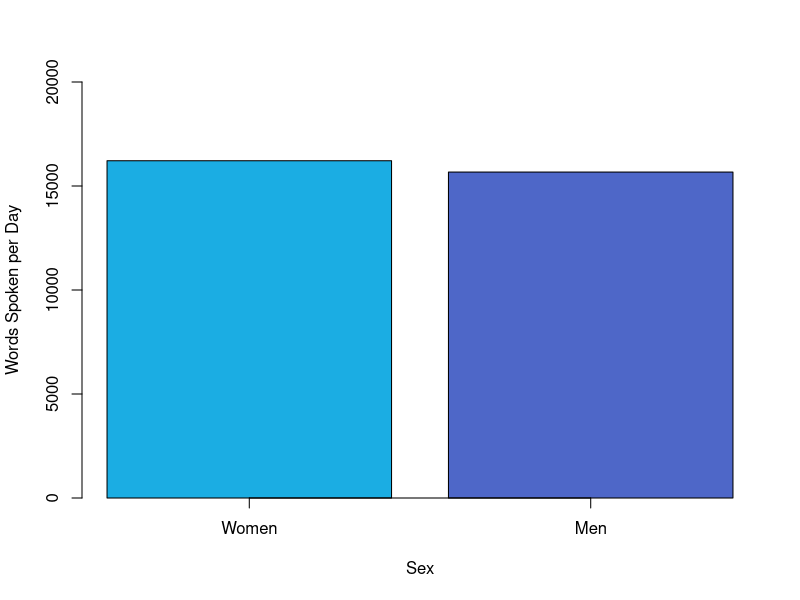
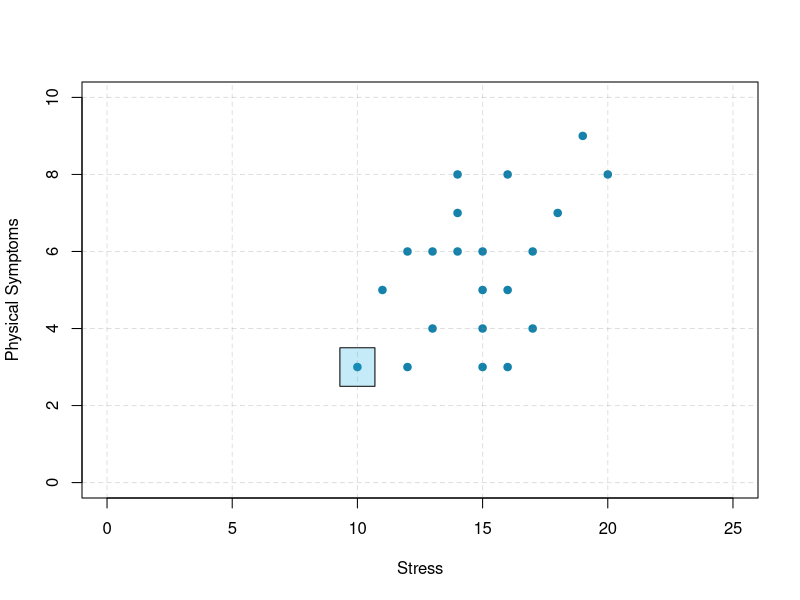

Here is the R script that generated these plots, in order: (Note: this script raises an error after producing the figures.)
## ---- chunk 1
words <- c(16215,15669)

barplot(words, names.arg = c("Women","Men"), col = c("#1BADE3","#4E67C8"), xlab = "Sex", axis.lty=1, ylab = "Words Spoken per Day", ylim = c(0,20000))
## ---- chunk 2
y <- c(3,5,3,6,4,6,6,7,8,3,4,5,6,3,5,8,4,6,7,9,8)
x <- c(10,11,12,12,13,13,14,14,14,15,15,15,15,16,16,16,17,17,18,19,20)
Data <- data.frame(x, y)

plot(x, y, type = "p", xlab = "Stress", ylab = "Physical Symptoms", ylim = c(0,10), xlim = c(0,25), pch = 19, col = "#1482AA")
rect(xleft=9.3,
     xright=10.7,
     ybottom=2.5, ytop=3.5, col="#1BADE340") # use alpha value in col
grid(nx = NULL, ny = NULL,
     lty = 2,      # Grid line type
     col = "#7F7F7F40", # Grid line color
     lwd = 1)      # Grid line width
## ---- chunk 3
knitr::include_graphics("images/getting-started/pearson.png")
## ---- chunk 4
y <- c(10,9,8,8,7,6,6,5,7,6,5,7,6,5,9,8,7,7,6,10,9)
x <- c(4,4,5,6,6,6,7,7,8,8,8,9,9,9,10,10,10,11,11,12,12)
Data <- data.frame(x, y)
loess_fit <- loess(y ~ x, Data)

plot(x, y, type = "p", xlab = "Hours of Sleep Per Night", ylab = "Depression", ylim = c(0,12), xlim = c(0,14), col = "#4E67C8")
lines(smooth.spline(x, y), lwd = 3, lty = 3, col = "#4E67C8")
grid(nx = NULL, ny = NULL,
     lty = 2,      # Grid line type
     col = "#7F7F7F40", # Grid line color
     lwd = 1)      # Grid line width
## ---- chunk 5
knitr::include_graphics("images/getting-started/correlationdoesnotimplycausation.png")
## ---- chunk 6
theme <- c("Ambivalence","Caregiving overload","Juggling","Mothering alone","Real-life worry")
idea <- c("“I wasn’t prepared for this baby,” “I didn’t want to have any more children.”","“Please stop crying,” “I need a break,” “I can’t do this anymore.”","“No time to breathe,” “Everyone depends on me,” “Navigating the maze.”","“I really don’t have any help,” “My baby has no father.”","“I don’t have any money,” “Will my baby be OK?” “It’s not safe here.”")
themes <- data.frame(theme,idea)

knitr::kable(themes,
  col.name=c("Theme","Repeating ideas"), caption = 'Themes and repeating ideas in a study of postpartum depression among low-income mothers.')
